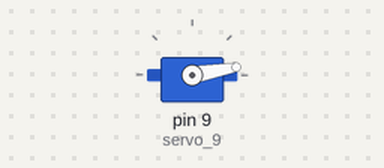
Recording of a sketch running on a simulated Arduino Uno, built with avr-gcc and run on an emulated ATmega328P. Parts: servo.

Above: at 0.05 s.
Timing chart, 0 to 4.6 s (numbered marks = the images above):
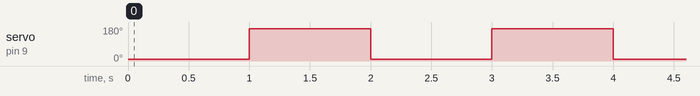

The sketch:

servo_sweep_pin_9.ino
```cpp
// C++ code
//
#include <Servo.h>

Servo servo_9;

void setup()
{
  servo_9.attach(9, 500, 2500);
}

void loop()
{
  servo_9.write(10);
  delay(1000); // Wait for 1000 millisecond(s)
  servo_9.write(170);
  delay(1000); // Wait for 1000 millisecond(s)
}
```

Measured:
- by itself, servo on pin 9 (servo_9): alternates 170° for 1.0 s and 10° for 1.0 s
